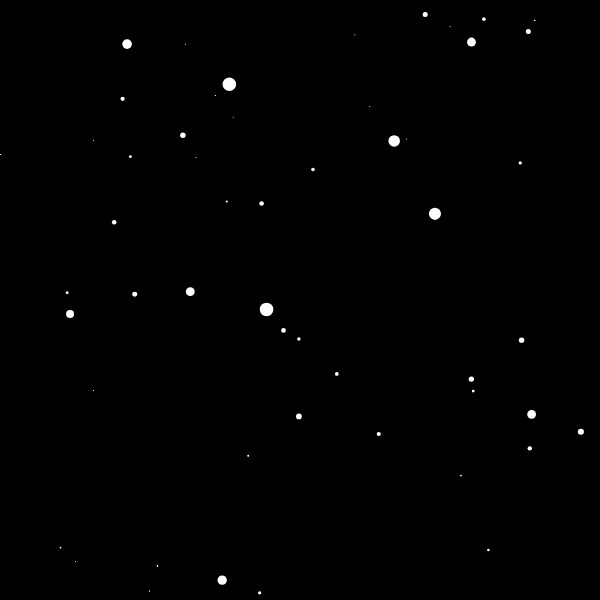
Frame 1 (no input)
Frame 60 (no input): identical to frame 1, image omitted
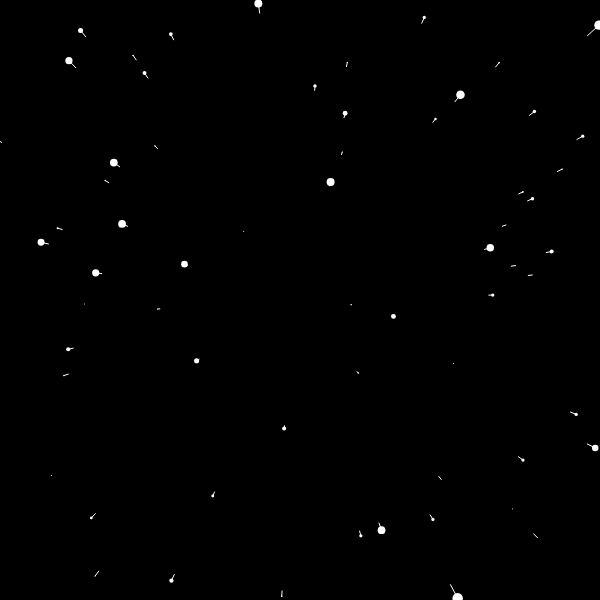
Frame 120 (the mouse pressed at the canvas centre since frame 60)

The p5.js sketch that drew these frames (run headless with seeded random() and noise() and a simulated clock; from frame 60 on, the mouse is pressed at the canvas centre):

// p5.js sketch
// ── sketch.js
function Star() {
  this.x = random(-width, width);
  this.y = random(-height, height);
  this.z = random(width);
  this.pz = this.z;

  this.update = function() {
    this.z = this.z - speed;
    if (this.z < 1) {
      this.z = width;
      this.x = random(-width, width);
      this.y = random(-height, height);
      this.pz = this.z;
    }
  };

  this.show = function() {
    fill(255);
    noStroke();

    var sx = map(this.x / this.z, 0, 1, 0, width);
    var sy = map(this.y / this.z, 0, 1, 0, height);

    var r = map(this.z, 0, width, 16, 0);
    ellipse(sx, sy, r, r);

    var px = map(this.x / this.pz, 0, 1, 0, width);
    var py = map(this.y / this.pz, 0, 1, 0, height);

    this.pz = this.z;

    stroke(255);
    line(px, py, sx, sy);
  };
}

let stars = [];

let speed;

update = function() {
  z = z - speed;
  if (z < 1) {
    z = width;
    x = random(-width, width);
    y = random(-height, height);
    pz = z;
  }
};

function setup() {
  createCanvas(600, 600);
  for (let i = 0; i < 800; i++) {
    stars[i] = new Star();
  }
}

function draw() {
  speed = map(mouseX, 0, width, 0, 20);
  background(0);
  translate(width / 2, height / 2);
  for (let i = 0; i < stars.length; i++) {
    stars[i].update();
    stars[i].show();
  }
}
// ── star.js
function Star() {
    this.x = random(-width, width);
    this.y = random(-height, height);
    this.z = random(width);
    this.pz = this.z;
  
    this.update = function() {
      this.z = this.z - speed + 20;
      if (this.z < 1) {
        this.z = width;
        this.x = random(-width, width);
        this.y = random(-height, height);
        this.pz = this.z;
      }
    };
  
    this.show = function() {
      fill(255);
      noStroke();
  
      var sx = map(this.x / this.z, 0, 1, 0, width);
      var sy = map(this.y / this.z, 0, 1, 0, height);
  
      var r = map(this.z, 0, width, 16, 0);
      ellipse(sx, sy, r, r);
  
      var px = map(this.x / this.pz, 0, 1, 0, width);
      var py = map(this.y / this.pz, 0, 1, 0, height);
  
      this.pz = this.z;
  
      stroke(255);
      line(px, py, sx, sy);
    };
  }
// ── style.css
*{
    background-color: gray;
}
canvas {
    padding-left: 0;
    padding-right: 0;
    margin-left: auto;
    margin-right: auto;
    display: block;
    width: 800px;
}
